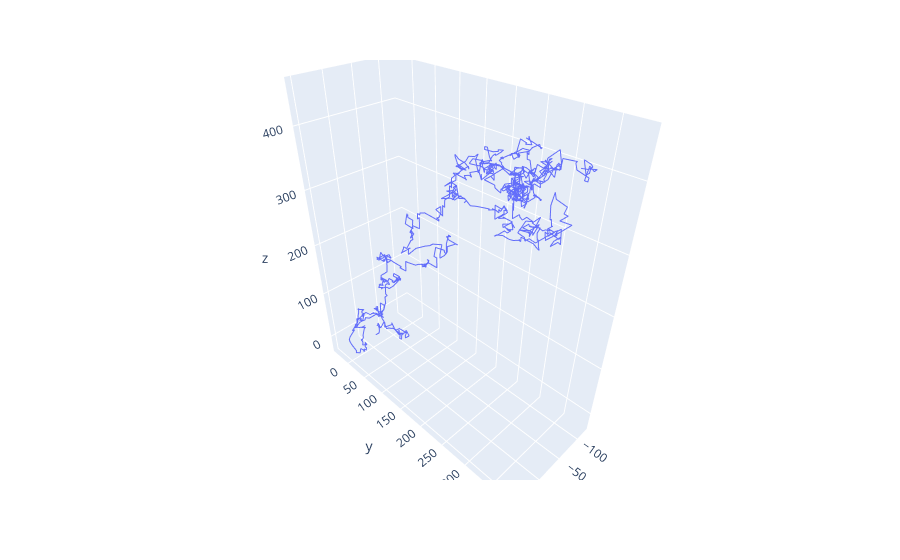

The cell this chart's notebook holds for it:
### Markdown cell above
#### 3D Random walk

### Code cell
import plotly.express as px

px.line_3d(x=walker(),y=walker(),z=walker())

### Figure 1 — Plotly figure (JSON) as saved in the notebook; plotly's stock layout.template omitted (floating-point values rounded to 4 significant figures; data arrays with more than 128 entries replaced by an {"elided": "..."} marker saying what was removed)
{"data": [{"hovertemplate": "x=%{x}<br>y=%{y}<br>z=%{z}<extra></extra>", "legendgroup": "", "line": {"color": "#636efa", "dash": "solid"}, "marker": {"symbol": "circle"}, "mode": "lines", "name": "", "scene": "scene", "showlegend": false, "type": "scatter3d", "x": {"elided": "1000 int values"}, "y": {"elided": "1000 int values"}, "z": {"elided": "1000 int values"}}], "layout": {"legend": {"tracegroupgap": 0}, "margin": {"t": 60}, "scene": {"domain": {"x": [0, 1], "y": [0, 1]}, "xaxis": {"title": {"text": "x"}}, "yaxis": {"title": {"text": "y"}}, "zaxis": {"title": {"text": "z"}}}}}
